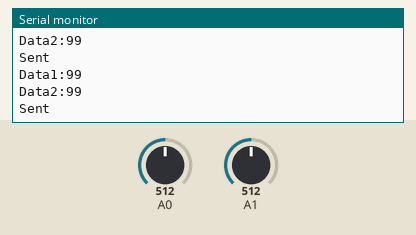
Bench run of a sketch on a simulated Arduino Uno, built with avr-gcc and run on an emulated ATmega328P. Parts: the last lines printed to the serial monitor. The test bench sets the inputs (shaded band); at power-on: A0 = 512, A1 = 512. No radio packets arrive unless stated.

Above: at 1.2 s.
1.3 s: A0 set to 716
At 2.4 s:
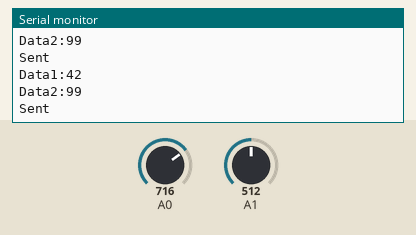
2.8 s: A1 set to 716
At 3.9 s:
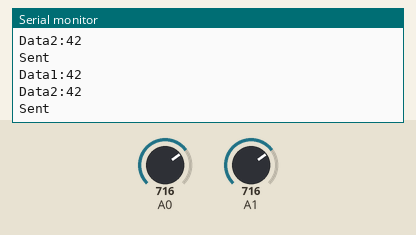
4.3 s: A0 set to 900
At 4.9 s:
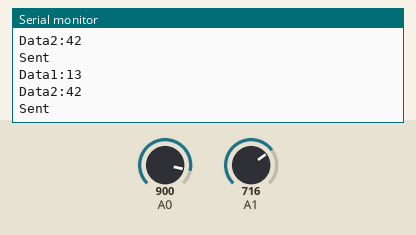
5.8 s: A1 set to 900
At 6.9 s:
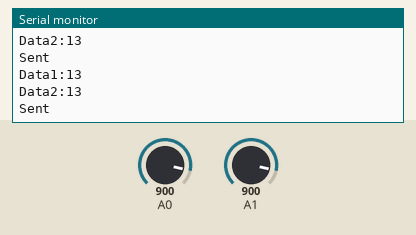
Timing chart, 0 to 8.3 s (numbered marks = the images above; inputs shaded):
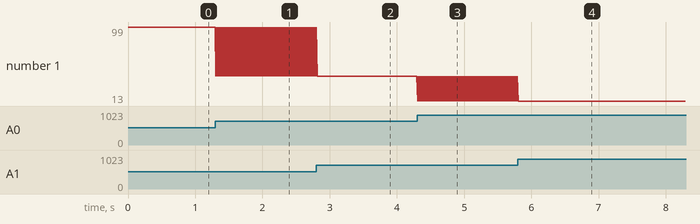

Measured:
- after the input at 1.3 s, the serial monitor: prints a new line at once (image 1)
- after the input at 2.8 s, the serial monitor: prints a new line at once (image 2)
- after the input at 4.3 s, the serial monitor: prints a new line at once (image 3)
- after the input at 5.8 s, the serial monitor: prints a new line at once (image 4)

The sketch:

sketch_apr02a_demoTX1.ino
```cpp
#include "SPI.h"
#include "RF24.h"
#include "nRF24L01.h"
#define CE_PIN 9
#define CSN_PIN 10
// #define INTERVAL_MS_TRANSMISSION 250
#define INTERVAL_MS_TRANSMISSION 10

RF24 radio(CE_PIN, CSN_PIN);
const byte address[6] = "17001";
//NRF24L01 buffer limit is 32 bytes (max struct size)
struct payload {
  byte data1;
  byte data2;
  byte data3;
  byte data4;
};


byte bNum = 0;

payload payload;
void setup()
{
  Serial.begin(115200);
  radio.begin();
  //Append ACK packet from the receiving radio back to the transmitting radio
  radio.setAutoAck(false); //(true|false)
  //Set the transmission datarate
  //radio.setDataRate(RF24_250KBPS); //(RF24_250KBPS|RF24_1MBPS|RF24_2MBPS)
  radio.setDataRate(RF24_2MBPS); //(RF24_250KBPS|RF24_1MBPS|RF24_2MBPS)
  //Greater level = more consumption = longer distance
  radio.setPALevel(RF24_PA_MAX); //(RF24_PA_MIN|RF24_PA_LOW|RF24_PA_HIGH|RF24_PA_MAX)
  //Default value is the maximum 32 bytes
  radio.setPayloadSize(sizeof(payload));
  //Act as transmitter
  radio.openWritingPipe(address);
  radio.stopListening();
}
void loop()
{
  long fix0;
  long fix1;

  payload.data1 = bNum++;
  payload.data2 = bNum++;
  payload.data3 = bNum++;
  payload.data4 = bNum++;

  int inputVal = analogRead (A0); // Analog Values 0 to 1023
  fix0 = 102300/inputVal - 100;
  inputVal = analogRead (A1); // Analog Values 0 to 1023
  fix1 = 102300/inputVal - 100;
  payload.data1 = fix0;
  payload.data2 = fix1;

  radio.write(&payload, sizeof(payload));
  Serial.print("Data1:");
  Serial.println(payload.data1);
  Serial.print("Data2:");
  Serial.println(payload.data2);
  Serial.println("Sent");
  delay(INTERVAL_MS_TRANSMISSION);
}
```
